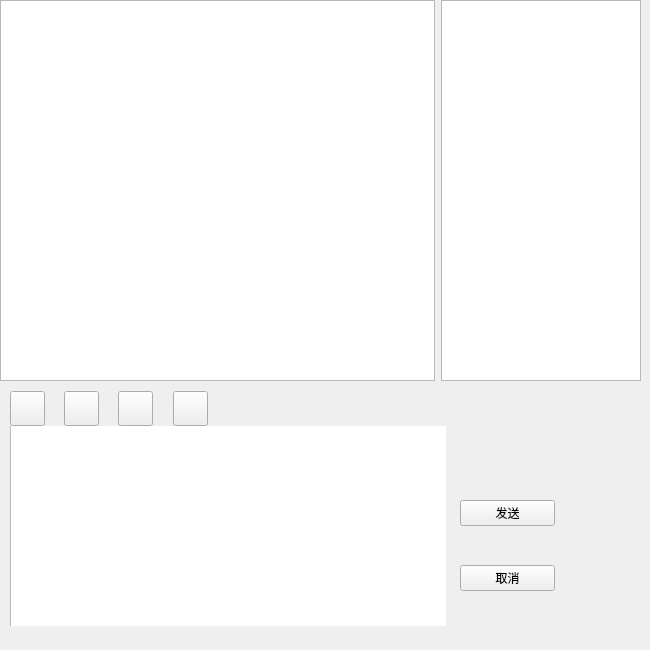
<?xml version="1.0" encoding="UTF-8"?>
<ui version="4.0">
 <class>chapage</class>
 <widget class="QMainWindow" name="chapage">
  <property name="geometry">
   <rect>
    <x>0</x>
    <y>0</y>
    <width>650</width>
    <height>650</height>
   </rect>
  </property>
  <property name="sizePolicy">
   <sizepolicy hsizetype="Fixed" vsizetype="Fixed">
    <horstretch>0</horstretch>
    <verstretch>0</verstretch>
   </sizepolicy>
  </property>
  <property name="minimumSize">
   <size>
    <width>650</width>
    <height>650</height>
   </size>
  </property>
  <property name="maximumSize">
   <size>
    <width>650</width>
    <height>650</height>
   </size>
  </property>
  <property name="windowTitle">
   <string>MainWindow</string>
  </property>
  <property name="styleSheet">
   <string notr="true">background-image: url(:/images/ab (1).jpg);</string>
  </property>
  <widget class="QWidget" name="centralwidget">
   <widget class="QWidget" name="widget" native="true">
    <property name="geometry">
     <rect>
      <x>0</x>
      <y>426</y>
      <width>446</width>
      <height>200</height>
     </rect>
    </property>
    <property name="minimumSize">
     <size>
      <width>0</width>
      <height>200</height>
     </size>
    </property>
    <property name="maximumSize">
     <size>
      <width>16777215</width>
      <height>200</height>
     </size>
    </property>
    <widget class="QTextEdit" name="textEdit">
     <property name="geometry">
      <rect>
       <x>10</x>
       <y>-10</y>
       <width>441</width>
       <height>241</height>
      </rect>
     </property>
     <property name="sizePolicy">
      <sizepolicy hsizetype="Expanding" vsizetype="Preferred">
       <horstretch>0</horstretch>
       <verstretch>0</verstretch>
      </sizepolicy>
     </property>
    </widget>
   </widget>
   <widget class="QWidget" name="layoutWidget">
    <property name="geometry">
     <rect>
      <x>10</x>
      <y>390</y>
      <width>211</width>
      <height>37</height>
     </rect>
    </property>
    <layout class="QHBoxLayout" name="horizontalLayout">
     <item>
      <widget class="QPushButton" name="pushButton_3">
       <property name="minimumSize">
        <size>
         <width>35</width>
         <height>35</height>
        </size>
       </property>
       <property name="maximumSize">
        <size>
         <width>35</width>
         <height>35</height>
        </size>
       </property>
       <property name="text">
        <string/>
       </property>
       <property name="icon">
        <iconset resource="res.qrc">
         <normaloff>:/images/icon_emoji.png</normaloff>:/images/icon_emoji.png</iconset>
       </property>
       <property name="iconSize">
        <size>
         <width>40</width>
         <height>40</height>
        </size>
       </property>
      </widget>
     </item>
     <item>
      <spacer name="horizontalSpacer_2">
       <property name="orientation">
        <enum>Qt::Horizontal</enum>
       </property>
       <property name="sizeHint" stdset="0">
        <size>
         <width>40</width>
         <height>20</height>
        </size>
       </property>
      </spacer>
     </item>
     <item>
      <widget class="QPushButton" name="pushButton_4">
       <property name="minimumSize">
        <size>
         <width>35</width>
         <height>35</height>
        </size>
       </property>
       <property name="maximumSize">
        <size>
         <width>35</width>
         <height>35</height>
        </size>
       </property>
       <property name="text">
        <string/>
       </property>
       <property name="icon">
        <iconset resource="res.qrc">
         <normaloff>:/images/icon_cut.png</normaloff>:/images/icon_cut.png</iconset>
       </property>
       <property name="iconSize">
        <size>
         <width>40</width>
         <height>40</height>
        </size>
       </property>
      </widget>
     </item>
     <item>
      <spacer name="horizontalSpacer_3">
       <property name="orientation">
        <enum>Qt::Horizontal</enum>
       </property>
       <property name="sizeHint" stdset="0">
        <size>
         <width>40</width>
         <height>20</height>
        </size>
       </property>
      </spacer>
     </item>
     <item>
      <widget class="QPushButton" name="pushButton_5">
       <property name="minimumSize">
        <size>
         <width>35</width>
         <height>35</height>
        </size>
       </property>
       <property name="maximumSize">
        <size>
         <width>35</width>
         <height>35</height>
        </size>
       </property>
       <property name="text">
        <string/>
       </property>
       <property name="icon">
        <iconset resource="res.qrc">
         <normaloff>:/images/icon_file.png</normaloff>:/images/icon_file.png</iconset>
       </property>
       <property name="iconSize">
        <size>
         <width>32</width>
         <height>32</height>
        </size>
       </property>
      </widget>
     </item>
     <item>
      <spacer name="horizontalSpacer_4">
       <property name="orientation">
        <enum>Qt::Horizontal</enum>
       </property>
       <property name="sizeHint" stdset="0">
        <size>
         <width>40</width>
         <height>20</height>
        </size>
       </property>
      </spacer>
     </item>
     <item>
      <widget class="QPushButton" name="pushButton_2">
       <property name="minimumSize">
        <size>
         <width>35</width>
         <height>35</height>
        </size>
       </property>
       <property name="maximumSize">
        <size>
         <width>35</width>
         <height>35</height>
        </size>
       </property>
       <property name="text">
        <string/>
       </property>
       <property name="icon">
        <iconset resource="res.qrc">
         <normaloff>:/images/icon_pic.png</normaloff>:/images/icon_pic.png</iconset>
       </property>
       <property name="iconSize">
        <size>
         <width>40</width>
         <height>40</height>
        </size>
       </property>
      </widget>
     </item>
     <item>
      <spacer name="horizontalSpacer">
       <property name="orientation">
        <enum>Qt::Horizontal</enum>
       </property>
       <property name="sizeHint" stdset="0">
        <size>
         <width>40</width>
         <height>20</height>
        </size>
       </property>
      </spacer>
     </item>
    </layout>
   </widget>
   <widget class="QWidget" name="layoutWidget">
    <property name="geometry">
     <rect>
      <x>460</x>
      <y>500</y>
      <width>95</width>
      <height>91</height>
     </rect>
    </property>
    <layout class="QVBoxLayout" name="sendcancel">
     <item>
      <widget class="QPushButton" name="sendbtn">
       <property name="maximumSize">
        <size>
         <width>100</width>
         <height>16777215</height>
        </size>
       </property>
       <property name="text">
        <string>发送</string>
       </property>
      </widget>
     </item>
     <item>
      <spacer name="verticalSpacer">
       <property name="orientation">
        <enum>Qt::Vertical</enum>
       </property>
       <property name="sizeHint" stdset="0">
        <size>
         <width>20</width>
         <height>40</height>
        </size>
       </property>
      </spacer>
     </item>
     <item>
      <widget class="QPushButton" name="cancelbt">
       <property name="maximumSize">
        <size>
         <width>100</width>
         <height>16777215</height>
        </size>
       </property>
       <property name="text">
        <string>取消</string>
       </property>
      </widget>
     </item>
    </layout>
   </widget>
   <widget class="QWidget" name="layoutWidget">
    <property name="geometry">
     <rect>
      <x>0</x>
      <y>0</y>
      <width>641</width>
      <height>381</height>
     </rect>
    </property>
    <layout class="QHBoxLayout" name="horizontalLayout_2">
     <item>
      <widget class="QListWidget" name="listWidget">
       <property name="sizePolicy">
        <sizepolicy hsizetype="Expanding" vsizetype="Preferred">
         <horstretch>0</horstretch>
         <verstretch>0</verstretch>
        </sizepolicy>
       </property>
       <property name="styleSheet">
        <string notr="true"/>
       </property>
       <property name="verticalScrollBarPolicy">
        <enum>Qt::ScrollBarAsNeeded</enum>
       </property>
       <property name="horizontalScrollBarPolicy">
        <enum>Qt::ScrollBarAlwaysOff</enum>
       </property>
      </widget>
     </item>
     <item>
      <widget class="QTableWidget" name="tableWidget">
       <property name="maximumSize">
        <size>
         <width>200</width>
         <height>16777215</height>
        </size>
       </property>
      </widget>
     </item>
    </layout>
   </widget>
  </widget>
 </widget>
 <resources>
  <include location="res.qrc"/>
 </resources>
 <connections/>
</ui>
